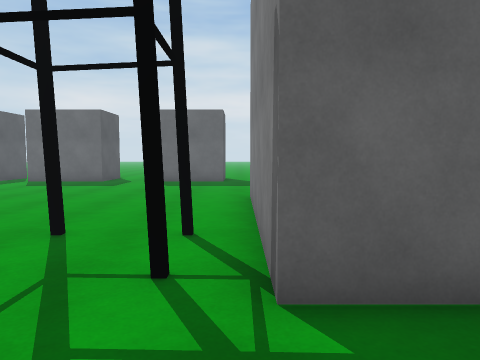
view 1 (above)

21 first-person views from a walk through a scene from a Unity 3-D project. The camera is 1.4 m above the floor, tilts 4° down and sees 70° across. The floor is counted in squares, 1 m on a side. Each view is taken from the middle of a square. On the plan, view 1 faces up. The plan holds only what a view shows up to about 15 squares ahead; the rest is blank. The place goes on beyond the plan. Some surface patterns are stand-ins.

view 2
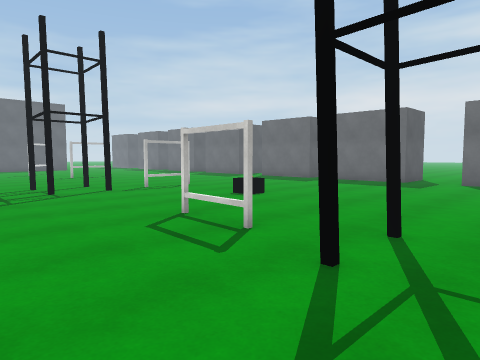

view 3
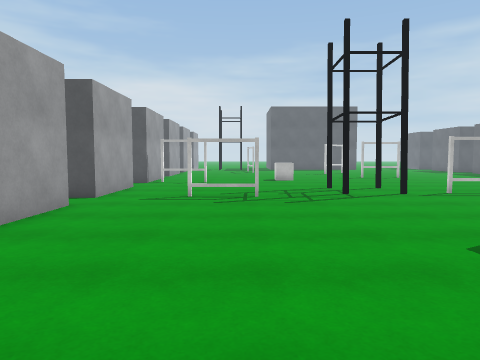

view 4
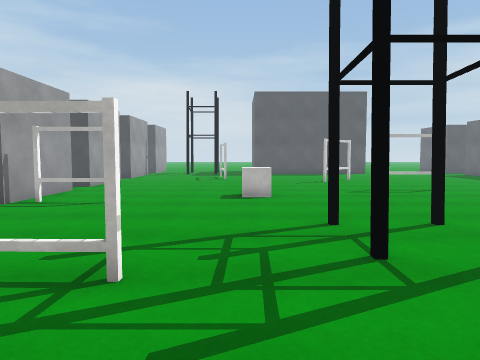

view 5
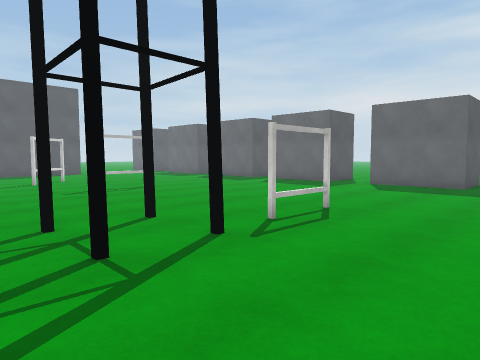

view 6
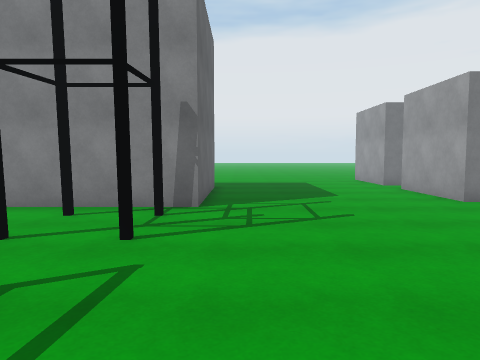

view 7
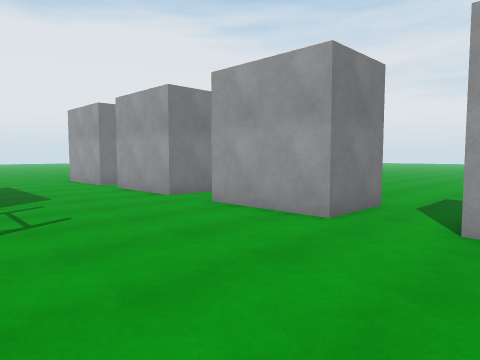

view 8
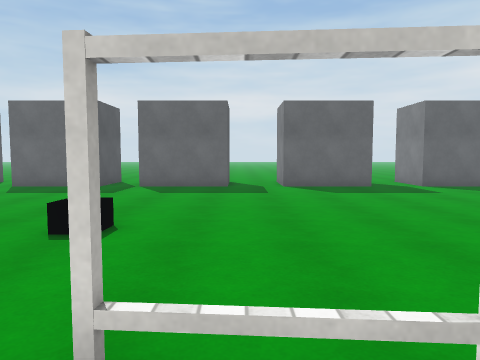

view 9
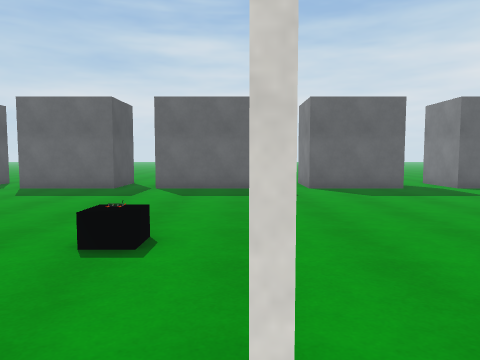

view 10
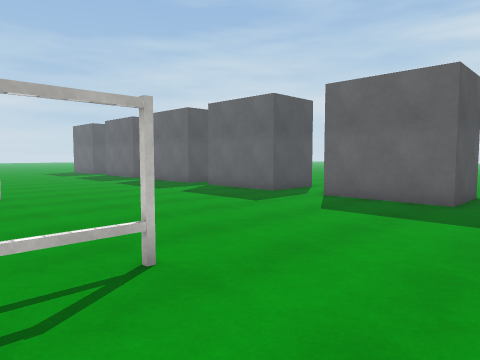

view 11
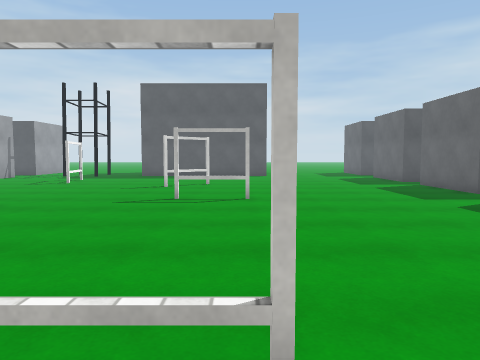

view 12
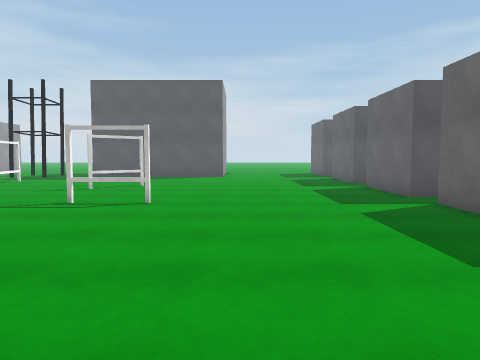

view 13
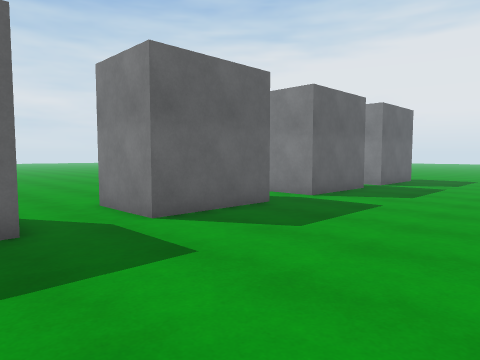

view 14
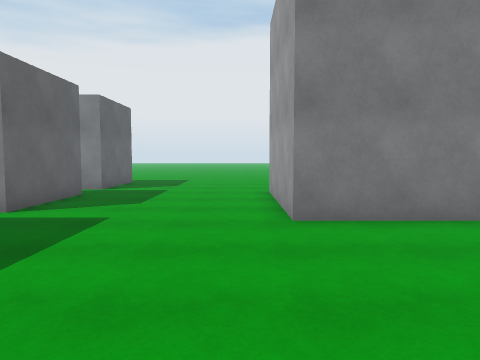

view 15
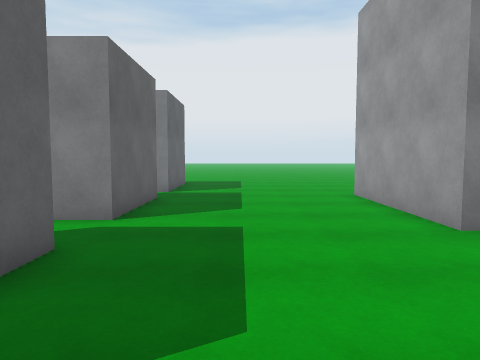

view 16
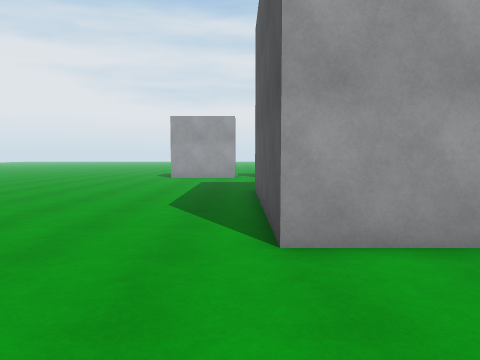

view 17
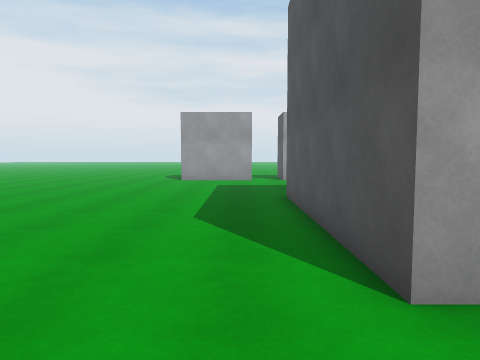

view 18
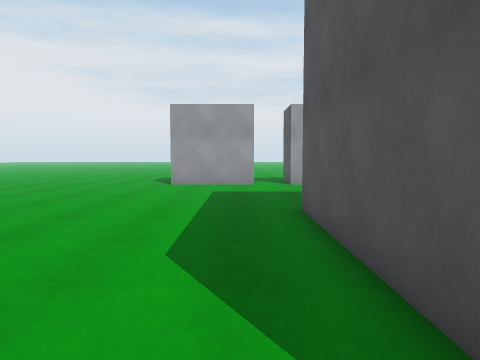

view 19
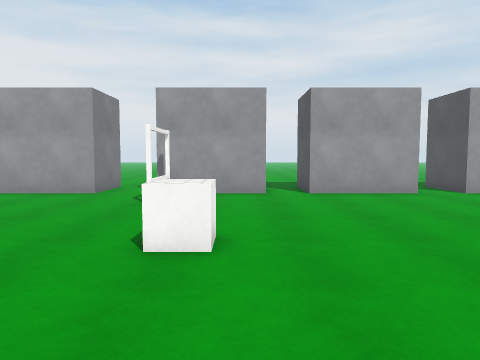

view 20
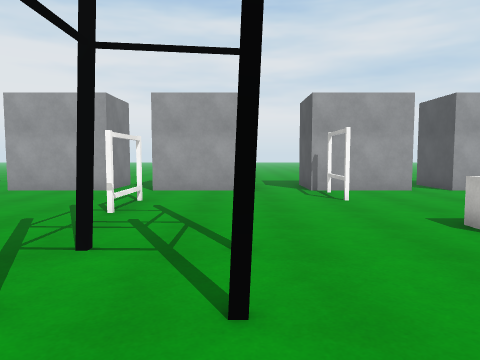

view 21
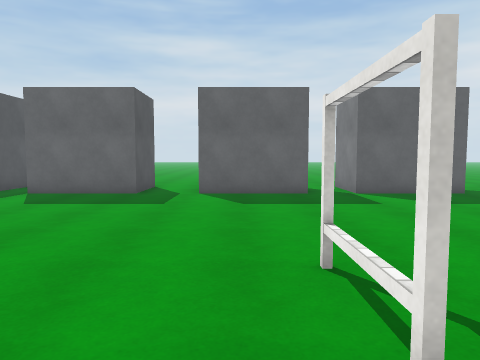

### Floor plan
Key: @ floor where view 1 was taken; # wall or solid block; x gap in a wall; . floor; = window, fence, low wall or low ledge; T tower; B black block; C cube; O other object.
Columns run from 29 left of view 1 to 9 right of it. Each row starts with its distance up from view 1.
 21    #     #..   #.#    ..#      #
 20    #.    #..   #.#    ..#     .#    #
 19 ####.#####..####.#####..#####..####.###
 18 .......................................
 17 .......................................
 16 .......................................
 15 .......................................
 14 .......................................
 13 .......................................
 12 ..............................######...
 11 .............................##    #...
 10 .....#........#....B.........#     #...
  9 .....=........=....B.........#     #...
  8 .....#........#..............#     #...
  7 O............................#     #...
  6 ............T.T...........T.T#     #...
  5 .....................#.#.....#     #...
  4 ............T.T...........T.T##    #...
  3 .......C......................######...
  2  ......C...............................
  1  ......................................
  0 ...............#.............@.........
 -1 .......................................
 -2 .........#.....#.......................
 -3 .........=.............................
 -4 .........x..........................
 -5 ####.#####..####.#####..#####..####.
 -6    #.    #..#  # #    ..#    ..#

Positions as (right, up) in squares from view 1, and headings:
1: (0, 0), facing up
2: (-1, 0), facing up-left
3: (-2, 0), facing left
4: (-10, 2), facing left
5: (-10, 2), facing up-left
6: (-9, 2), facing right
7: (-9, 2), facing down-right
8: (-7, 3), facing up
9: (-8, 4), facing up
10: (-11, 8), facing up-left
11: (-13, 10), facing left
12: (-14, 13), facing left
13: (-9, 12), facing up-right
14: (-7, 13), facing right
15: (-6, 16), facing right
16: (7, 17), facing down
17: (8, 15), facing down
18: (8, 12), facing down
19: (-23, 8), facing down
20: (-17, 9), facing down
21: (-16, 6), facing up
